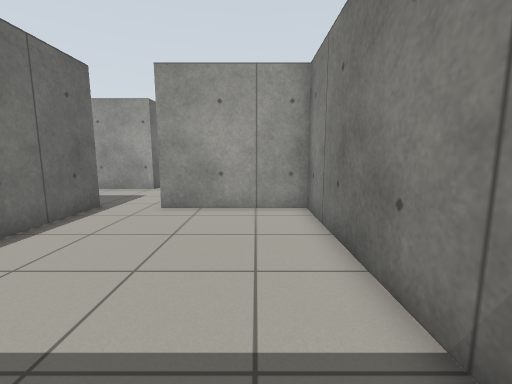
View 1 (above)

18 first-person views from a walk through a world built for the Gazebo simulator. The camera is 0.94 m above the floor, tilts 8° down and sees 90° across. The floor is counted in squares, 0.5 m on a side. Each view is taken from the middle of a square. On the plan, view 1 faces up. The plan holds only what a view shows up to about 15 squares ahead; the rest is blank. The place goes on beyond the plan.

View 2
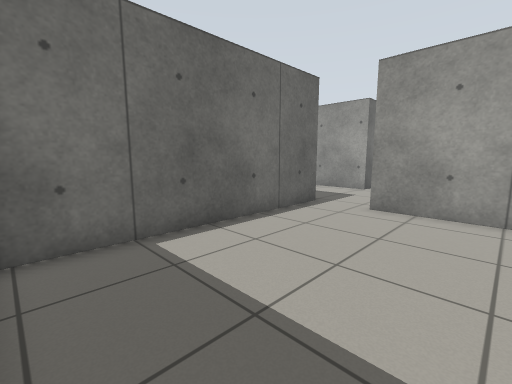

View 3
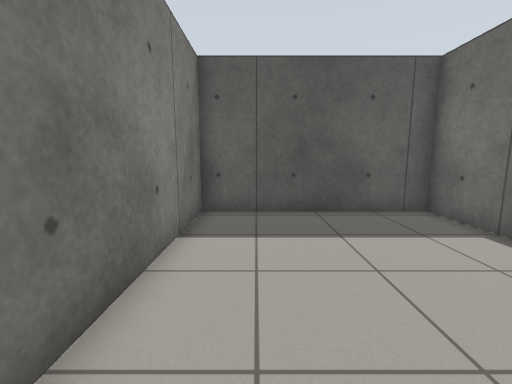

View 4
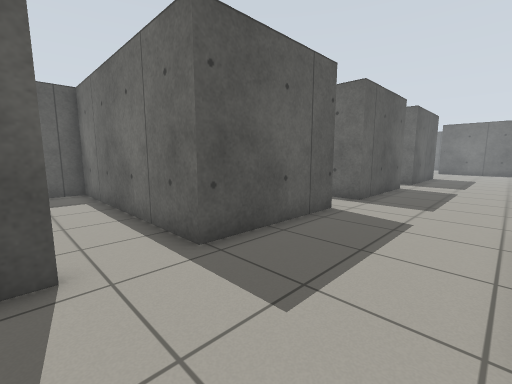

View 5
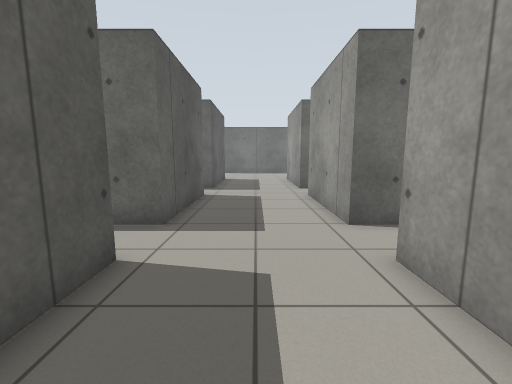

View 6
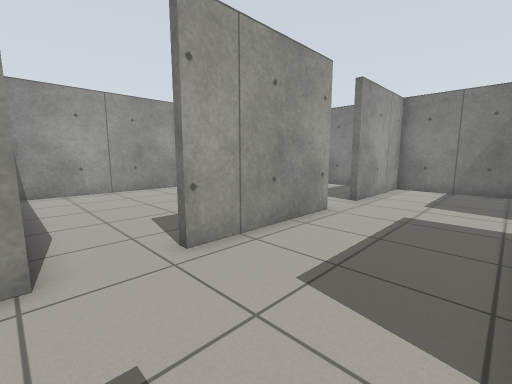

View 7
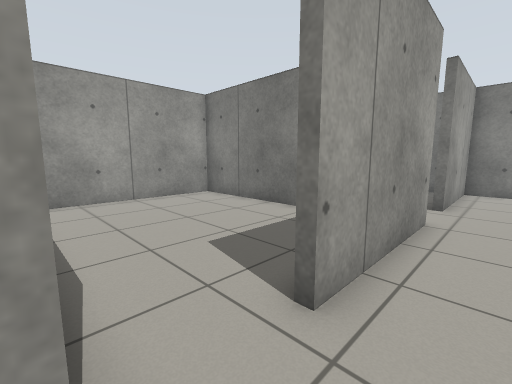

View 8
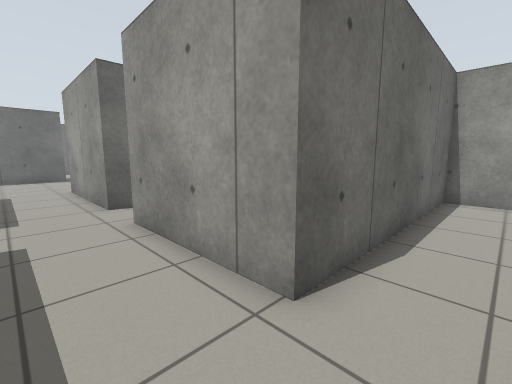

View 9
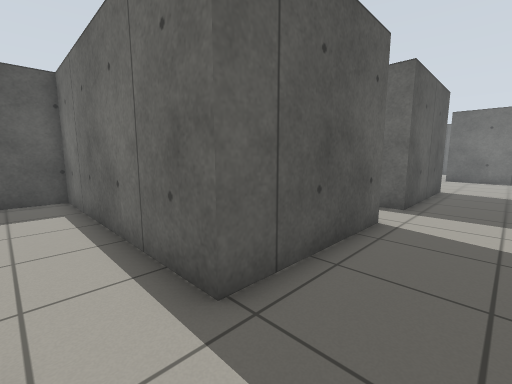

View 10
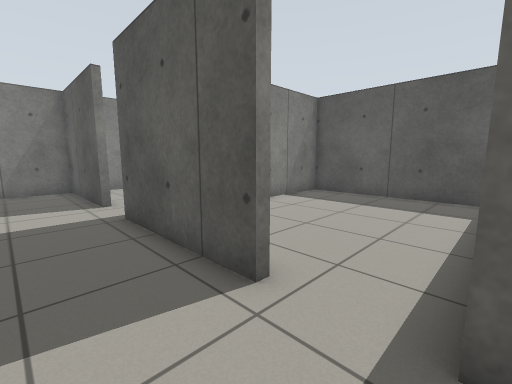

View 11
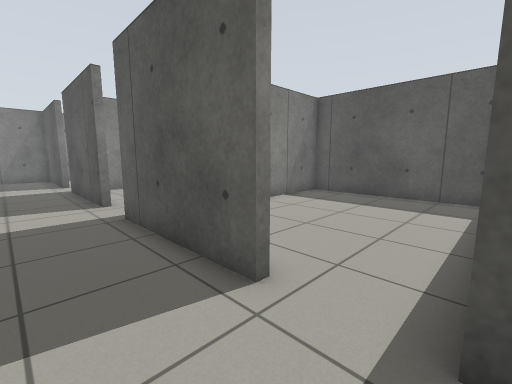

View 12
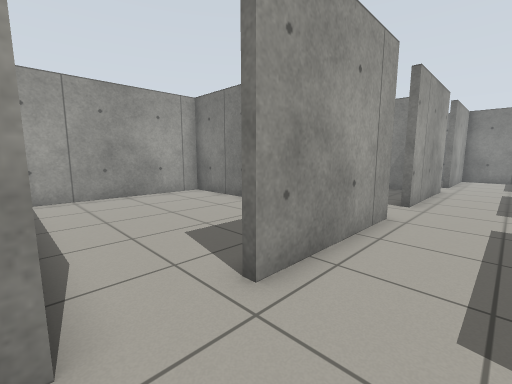

View 13
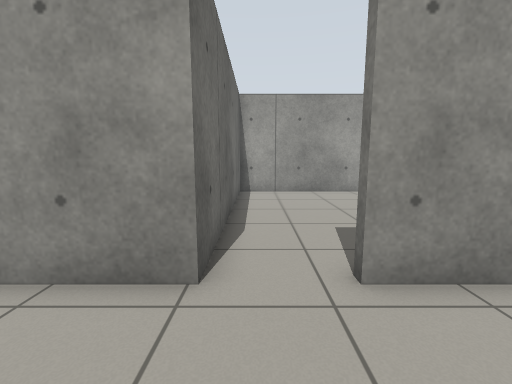

View 14
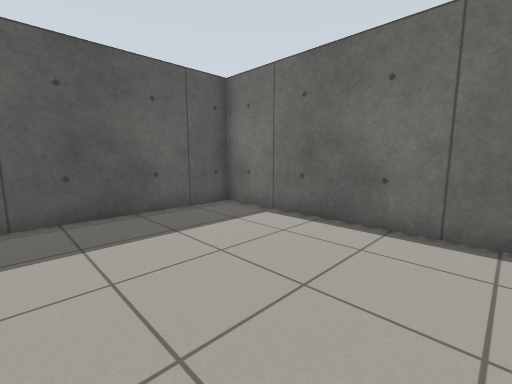

View 15
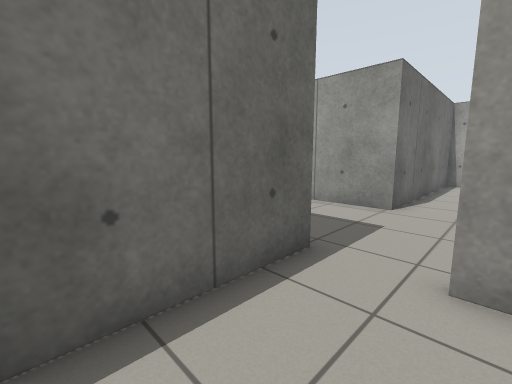

View 16
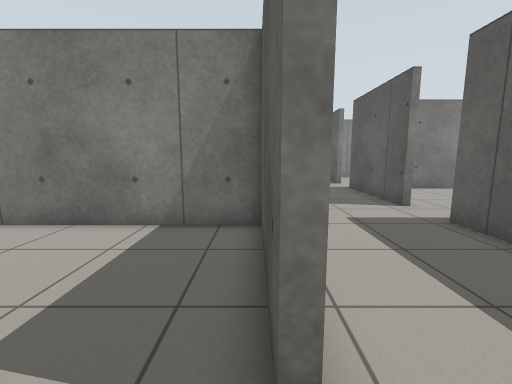

View 17
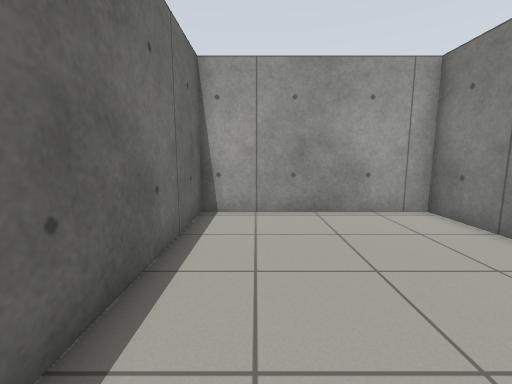

View 18
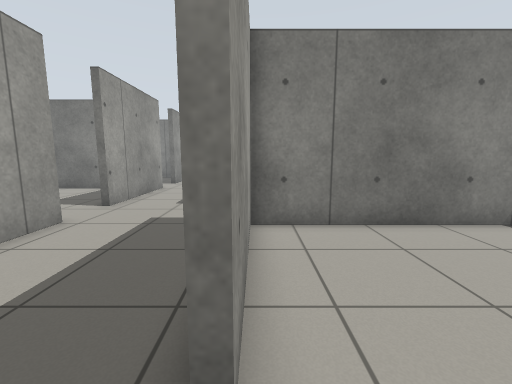

### Floor plan
Ten units are one square. View 1 is at (0, 0); x grows to the right and y downward. Boxes are objects, and circles mark ways between rooms. Rooms are numbered by the first view taken in them; rooms with no view inside come last. Other rooms are left out.
<svg viewBox="-260 -250 284 260">
<path fill="none" stroke="#000" d="M-58 -85 -58 5 19 5 19 -92 -35 -92M-115 -95 -58 -95 -58 -85M-138 -155 -138 -145 -195 -145M-58 -156 -58 -145 -115 -145M-195 -95 -138 -95 -138 -85M-35 -95 19 -95 19 -145 -35 -145M-218 -155 -218 -145 -255 -145M-255 -95 -218 -95 -218 -85M-218 -85 -218 5 -141 5 -141 -92 -195 -92M-195 -148 -141 -148 -141 -245 -218 -245 -218 -155M-61 -162 -61 -245 -138 -245 -138 -155M-138 -85 -138 5 -61 5 -61 -78"/>
<circle cx="-45" cy="-90" r="3" fill="#2a7"/>
<circle cx="-205" cy="-90" r="3" fill="#2a7"/>
<circle cx="-205" cy="-150" r="3" fill="#2a7"/>
<circle cx="-125" cy="-150" r="3" fill="#2a7"/>
<circle cx="-125" cy="-90" r="3" fill="#2a7"/>
<text x="-20" y="-40">1</text>
<text x="-120" y="-120">2</text>
<text x="-180" y="-40">3</text>
<text x="-180" y="-200">4</text>
<text x="-100" y="-200">5</text>
<text x="-100" y="-40">6</text>
</svg>
Room 1 opens to room 2. Room 2 opens to room 3. Room 2 opens to room 4. Room 2 opens to room 5. Room 2 opens to room 6.

Where each view was taken, in squares from view 1:
view 1: 0 up, 0 right, facing up
view 2: 0 up, 0 right, facing up-left
view 3: 8 up, 0 right, facing down
view 4: 14 up, 3 left, facing down-left
view 5: 12 up, 7 left, facing left
view 6: 10 up, 14 left, facing up-right
view 7: 13 up, 14 left, facing up-right
view 8: 12 up, 12 left, facing up-left
view 9: 12 up, 12 left, facing down-left
view 10: 12 up, 14 left, facing down-right
view 11: 12 up, 22 left, facing down-right
view 12: 12 up, 22 left, facing up-right
view 13: 11 up, 21 left, facing up
view 14: 8 up, 15 left, facing down-left
view 15: 5 up, 19 left, facing up-left
view 16: 15 up, 21 left, facing right
view 17: 16 up, 20 left, facing up
view 18: 9 up, 21 left, facing right
